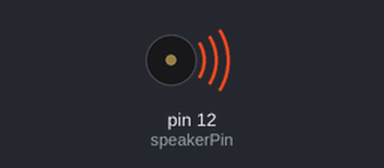
The sketch below on a simulated Arduino Uno, built with avr-gcc and run on an emulated ATmega328P. Shown: buzzer (waves = sounding).

Above: at 0.1 s.
At 33.7 s:
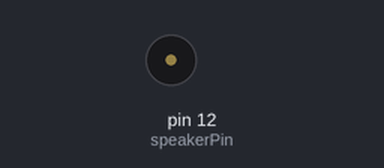
Timing chart, 0 to 35.2 s (numbered marks = the images above):
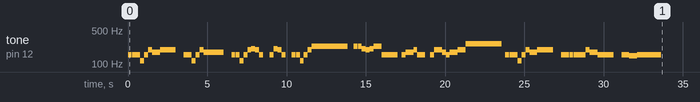

The sketch:

snowman_final_version.ino
```cpp
/*
Adafruit Arduino - Lesson 10. Simple Sounds
*/

int speakerPin = 12;

int tones [] = {117, 147, 156, 175, 196, 208, 233, 262};
//              233, 294, 311, 349, 392, 415, 466, 523
//               Bb   D    Eb   F    G    Ab   Bb   C
//               0    1    2    3    4    5    6    7

void setup()
{
  // Do you want to build a snowman
    digitalWrite(speakerPin, HIGH);
    tone(speakerPin, tones[2]);
    delay(250);
    noTone(speakerPin);
    delay (10);
    tone(speakerPin, tones[2]);
    delay(250);
    noTone(speakerPin);
    delay (10);
    tone(speakerPin, tones[2]);
    delay(250);
    tone(speakerPin, tones[0]);
    delay(250);
    tone(speakerPin, tones[2]);
    delay(250);
    tone(speakerPin, tones[4]);
    delay(250);
    tone(speakerPin, tones[3]);
    delay(500);
    tone(speakerPin, tones[4]);
    delay(1000);
    noTone(speakerPin);
    delay (500);

//Come on let's go and play
    tone(speakerPin, tones[2]);
    delay(250);
    noTone(speakerPin);
    delay (10);
    tone(speakerPin, tones[2]);
    delay(250);
    tone(speakerPin, tones[0]);
    delay(250);
    tone(speakerPin, tones[2]);
    delay(250);
    tone(speakerPin, tones[4]);
    delay(250);
    tone(speakerPin, tones[3]);
    delay(1250);
    noTone(speakerPin);
    delay (500);

//I never see you anymore
    tone(speakerPin, tones[2]);
    delay(250);
    noTone(speakerPin);
    delay (10);
    tone(speakerPin, tones[2]);
    delay(250);
    tone(speakerPin, tones[0]);
    delay(250);
    tone(speakerPin, tones[2]);
    delay(250);
    tone(speakerPin, tones[4]);
    delay(250);
    tone(speakerPin, tones[5]);
    delay(250);
    tone(speakerPin, tones[4]);
    delay(250);
    tone(speakerPin, tones[2]);
    delay(250);
    noTone(speakerPin);
    delay (400);

//Come out the door
    tone(speakerPin, tones[2]);
    delay(250);
    tone(speakerPin, tones[5]);
    delay(250);
    tone(speakerPin, tones[4]);
    delay(250);
    tone(speakerPin, tones[2]);
    delay(250);
    noTone(speakerPin);
    delay (400);

//It's like you've gone away
    tone(speakerPin, tones[2]);
    delay(250);
    noTone(speakerPin);
    delay (10);
    tone(speakerPin, tones[2]);
    delay(250);
    tone(speakerPin, tones[0]);
    delay(250);
    tone(speakerPin, tones[2]);
    delay(250);
    tone(speakerPin, tones[4]);
    delay(250);
    tone(speakerPin, tones[6]);
    delay(2250);
    noTone(speakerPin);
    delay (400);

//We used to be best buddies
    tone(speakerPin, tones[6]);
    delay(250);
    noTone(speakerPin);
    delay (10);
    tone(speakerPin, tones[6]);
    delay(250);
    tone(speakerPin, tones[5]);
    delay(250);
    tone(speakerPin, tones[4]);
    delay(250);
    tone(speakerPin, tones[5]);
    delay(250);
    tone(speakerPin, tones[6]);
    delay(500);
    tone(speakerPin, tones[2]);
    delay(1000);
    noTone(speakerPin);
    delay (250);

//And now we're not
    tone(speakerPin, tones[2]);
    delay(250);
    tone(speakerPin, tones[3]);
    delay(500);
    tone(speakerPin, tones[4]);
    delay(250);
    tone(speakerPin, tones[2]);
    delay(500);
    noTone(speakerPin);
    delay (300);

//I wish you would tell me why?
    tone(speakerPin, tones[2]);
    delay(250);
    tone(speakerPin, tones[4]);
    delay(500);
    tone(speakerPin, tones[3]);
    delay(250);
    tone(speakerPin, tones[2]);
    delay(250);
    tone(speakerPin, tones[3]);
    delay(500);
    tone(speakerPin, tones[4]);
    delay(500);
    tone(speakerPin, tones[7]);
    delay(2250);
    noTone(speakerPin);
    delay (250);

//Do you want to build a snowman?
    tone(speakerPin, tones[2]);
    delay(250);
    noTone(speakerPin);
    delay (10);
    tone(speakerPin, tones[2]);
    delay(250);
    noTone(speakerPin);
    delay (10);
    tone(speakerPin, tones[2]);
    delay(250);
    tone(speakerPin, tones[0]);
    delay(250);
    tone(speakerPin, tones[2]);
    delay(250);
    tone(speakerPin, tones[4]);
    delay(250);
    tone(speakerPin, tones[3]);
    delay(500);
    tone(speakerPin, tones[4]);
    delay(1000);
    noTone(speakerPin);
    delay (500);

//It doesn't have to be a snowman
    tone(speakerPin, tones[2]);
    delay(250);
    noTone(speakerPin);
    delay (10);
    tone(speakerPin, tones[2]);
    delay(250);
    noTone(speakerPin);
    delay (10);
    tone(speakerPin, tones[2]);
    delay(250);
    noTone(speakerPin);
    delay (10);
    tone(speakerPin, tones[2]);
    delay(250);
    noTone(speakerPin);
    delay (10);
    tone(speakerPin, tones[2]);
    delay(250);
    noTone(speakerPin);
    delay (10);
    tone(speakerPin, tones[2]);
    delay(250);
    tone(speakerPin, tones[4]);
    delay(250);
    tone(speakerPin, tones[3]);
    delay(500);
    tone(speakerPin, tones[2]);
    delay(1000);
    noTone(speakerPin);
    delay (500);

//Okay, bye
    tone(speakerPin, tones[2]);
    delay(500);
    tone(speakerPin, tones[1]);
    delay(500);
    tone(speakerPin, tones[2]);
    delay(1500);
    noTone(speakerPin);
    delay (500);
}

void loop()
{
}
```
